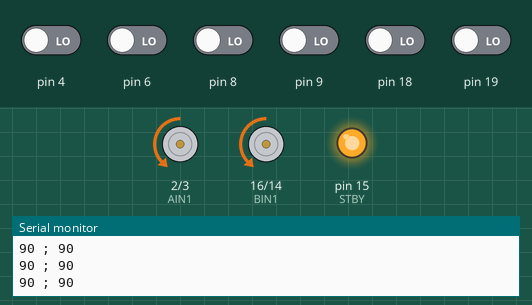
Bench run of a sketch on a simulated Arduino Uno, built with avr-gcc and run on an emulated ATmega328P. Parts: motor-driver pin pairs drawn as motors (green arrow = first pin HIGH = forward, orange = second pin HIGH = backward, longer = more drive, scaled by the enable pin, stopped while the standby pin is LOW), output pins drawn as LEDs (lit = HIGH), the last lines printed to the serial monitor. Inputs (shaded band) come from the test bench; at power-on: pin 4, pin 6, pin 8, pin 9, pin 18, pin 19 LOW.

Above: at 2.2 s.
2.3 s: pin 8 driven HIGH
At 2.76 s:
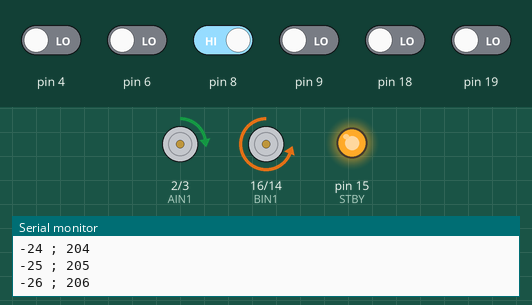
5.3 s: pin 18 driven HIGH
At 5.55 s:
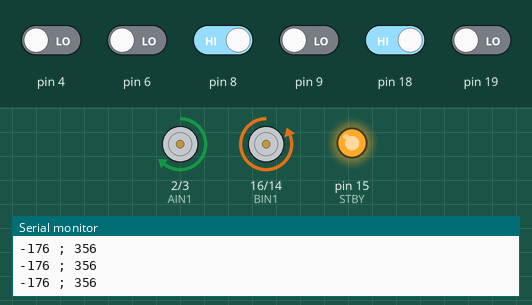
At 8.1 s:
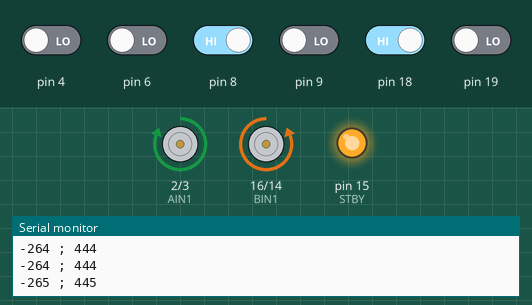
8.3 s: pin 19 driven HIGH
At 8.47 s:
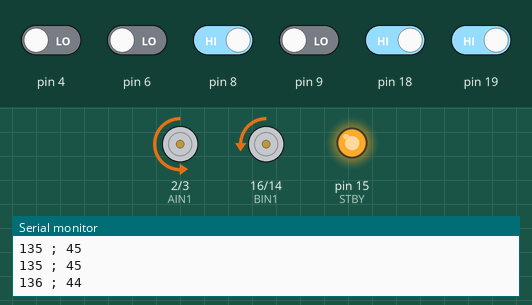
11.3 s: pin 6 driven HIGH
14.3 s: pin 6 driven LOW
17.3 s: pin 19 driven LOW
Timing chart, 0 to 21.3 s (numbered marks = the images above; inputs shaded):
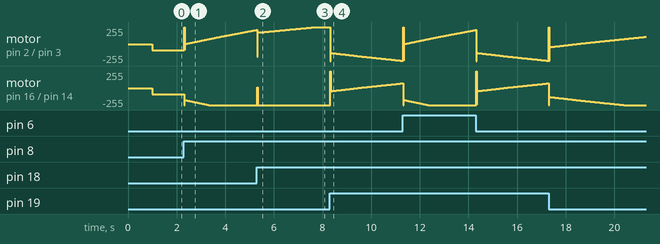

The sketch:

raptor_qtr8rc.ino
```cpp
int STBY = 15; //standby

//Motor A
int PWMA = 5; //Speed control
int AIN1 = 2; //Direction
int AIN2 = 3; //Direction

//Motor B
int PWMB = 10; //Speed control
int BIN1 = 16; //Direction
int BIN2 = 14; //Direction

#include <QTRSensors.h>
QTRSensorsRC qtrrc((unsigned char[]) {4, 6, 8, 9, 18, 19, 20, 21 }, 8);

unsigned int IR[8];

// siguelíneas con algoritmo PID
// utiliza 8 sensores en la parte frontal Pololu QTR8-RC

int forward=90;
float kp=.018;
float ki=0.00018;
float kd=0.15;
int p,d;
float i=0;
float p_old=0;
int u;

void setup() {

  Serial.begin(9600);

  pinMode(STBY, OUTPUT);
  pinMode(PWMA, OUTPUT);
  pinMode(AIN1, OUTPUT);
  pinMode(AIN2, OUTPUT);
  pinMode(PWMB, OUTPUT);
  pinMode(BIN1, OUTPUT);
  pinMode(BIN2, OUTPUT);

  delay(1000); // espera para arranque

  digitalWrite(STBY, HIGH); // standby

}

void loop()
{
  qtrrc.read(IR); // read raw sensor values

  int p = -4*IR[0]-3*IR[1]-2*IR[2]-IR[3];
  p = p+IR[4]+2*IR[5]+3*IR[6]+4*IR[7]; // integrar error

//  for (int i=0 ; i<8 ; i++)
//  {
//    Serial.print(IR[i]);
//    Serial.print(" ");
//  }
//
//  Serial.println();
//  delay(200);

  i=i+p;
  d=p-p_old;
  p_old=p;

  if ((p*i)<0) i=0;  // corrige el overshooting - integral windup

  Serial.print(forward+u);
  Serial.print(" ; ");
  Serial.println(forward-u);

  u=kp*p+ki*i+kd*d;
  drive(forward+u,forward-u);

}

void drive(int speedl, int speedr)
{

  if (speedl>0)
  {
    digitalWrite(AIN1, LOW);
    digitalWrite(AIN2, HIGH);
    // change high for low if wheel doesnt spin forward
    analogWrite(PWMA, constrain(speedl,0,255));
  } else {
    digitalWrite(AIN1, HIGH);
    digitalWrite(AIN2, LOW);
    // change high for low if wheel doesnt spin backward
    analogWrite(PWMA, constrain(-speedl,0,255));
  }
  if (speedr>0)
  {
    digitalWrite(BIN1, LOW);
    digitalWrite(BIN2, HIGH);
    // change high for low if wheel doesnt spin forward
    analogWrite(PWMB, constrain(speedr,0,255));
  } else {
    digitalWrite(BIN1, HIGH);
    digitalWrite(BIN2, LOW);
    // change high for low if wheel doesnt spin backward
    analogWrite(PWMB, constrain(-speedr,0,255));
  }
}
```

Measured:
- after the input at 5.3 s, motor on pin 16 (BIN1) / pin 14 (BIN2): backward 255/255 → forward 8/255 at once, → backward 255/255 0.01 s later
